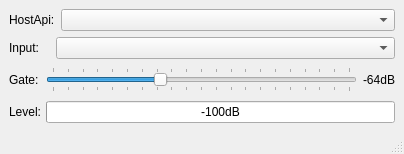
<?xml version="1.0" encoding="UTF-8"?>
<ui version="4.0">
 <class>BlackBox</class>
 <widget class="QMainWindow" name="BlackBox">
  <property name="geometry">
   <rect>
    <x>0</x>
    <y>0</y>
    <width>404</width>
    <height>154</height>
   </rect>
  </property>
  <property name="windowTitle">
   <string>BlackBox</string>
  </property>
  <widget class="QWidget" name="centralwidget">
   <layout class="QGridLayout" name="gridLayout">
    <item row="0" column="0">
     <layout class="QHBoxLayout" name="horizontalLayout">
      <item>
       <widget class="QLabel" name="label">
        <property name="minimumSize">
         <size>
          <width>46</width>
          <height>13</height>
         </size>
        </property>
        <property name="maximumSize">
         <size>
          <width>46</width>
          <height>13</height>
         </size>
        </property>
        <property name="text">
         <string>HostApi:</string>
        </property>
       </widget>
      </item>
      <item>
       <widget class="QComboBox" name="apiBox"/>
      </item>
     </layout>
    </item>
    <item row="1" column="0">
     <layout class="QHBoxLayout" name="horizontalLayout_2">
      <item>
       <widget class="QLabel" name="label_2">
        <property name="minimumSize">
         <size>
          <width>41</width>
          <height>16</height>
         </size>
        </property>
        <property name="maximumSize">
         <size>
          <width>41</width>
          <height>16</height>
         </size>
        </property>
        <property name="text">
         <string>Input:</string>
        </property>
       </widget>
      </item>
      <item>
       <widget class="QComboBox" name="devBox"/>
      </item>
     </layout>
    </item>
    <item row="2" column="0">
     <layout class="QHBoxLayout" name="horizontalLayout_3">
      <item>
       <widget class="QLabel" name="label_3">
        <property name="minimumSize">
         <size>
          <width>31</width>
          <height>16</height>
         </size>
        </property>
        <property name="maximumSize">
         <size>
          <width>31</width>
          <height>16</height>
         </size>
        </property>
        <property name="text">
         <string>Gate:</string>
        </property>
       </widget>
      </item>
      <item>
       <widget class="QSlider" name="gateSlider">
        <property name="minimum">
         <number>-100</number>
        </property>
        <property name="maximum">
         <number>0</number>
        </property>
        <property name="value">
         <number>-64</number>
        </property>
        <property name="orientation">
         <enum>Qt::Horizontal</enum>
        </property>
        <property name="tickPosition">
         <enum>QSlider::TicksBothSides</enum>
        </property>
        <property name="tickInterval">
         <number>5</number>
        </property>
       </widget>
      </item>
      <item>
       <widget class="QLabel" name="gateLabel">
        <property name="text">
         <string>-64dB</string>
        </property>
       </widget>
      </item>
     </layout>
    </item>
    <item row="3" column="0">
     <layout class="QHBoxLayout" name="horizontalLayout_4">
      <item>
       <widget class="QLabel" name="label_4">
        <property name="minimumSize">
         <size>
          <width>31</width>
          <height>16</height>
         </size>
        </property>
        <property name="maximumSize">
         <size>
          <width>31</width>
          <height>16</height>
         </size>
        </property>
        <property name="text">
         <string>Level:</string>
        </property>
       </widget>
      </item>
      <item>
       <widget class="QProgressBar" name="progressBar">
        <property name="minimum">
         <number>-100</number>
        </property>
        <property name="maximum">
         <number>0</number>
        </property>
        <property name="value">
         <number>-100</number>
        </property>
        <property name="format">
         <string>%vdB</string>
        </property>
       </widget>
      </item>
     </layout>
    </item>
   </layout>
  </widget>
  <widget class="QStatusBar" name="statusbar"/>
 </widget>
 <resources/>
 <connections/>
</ui>
